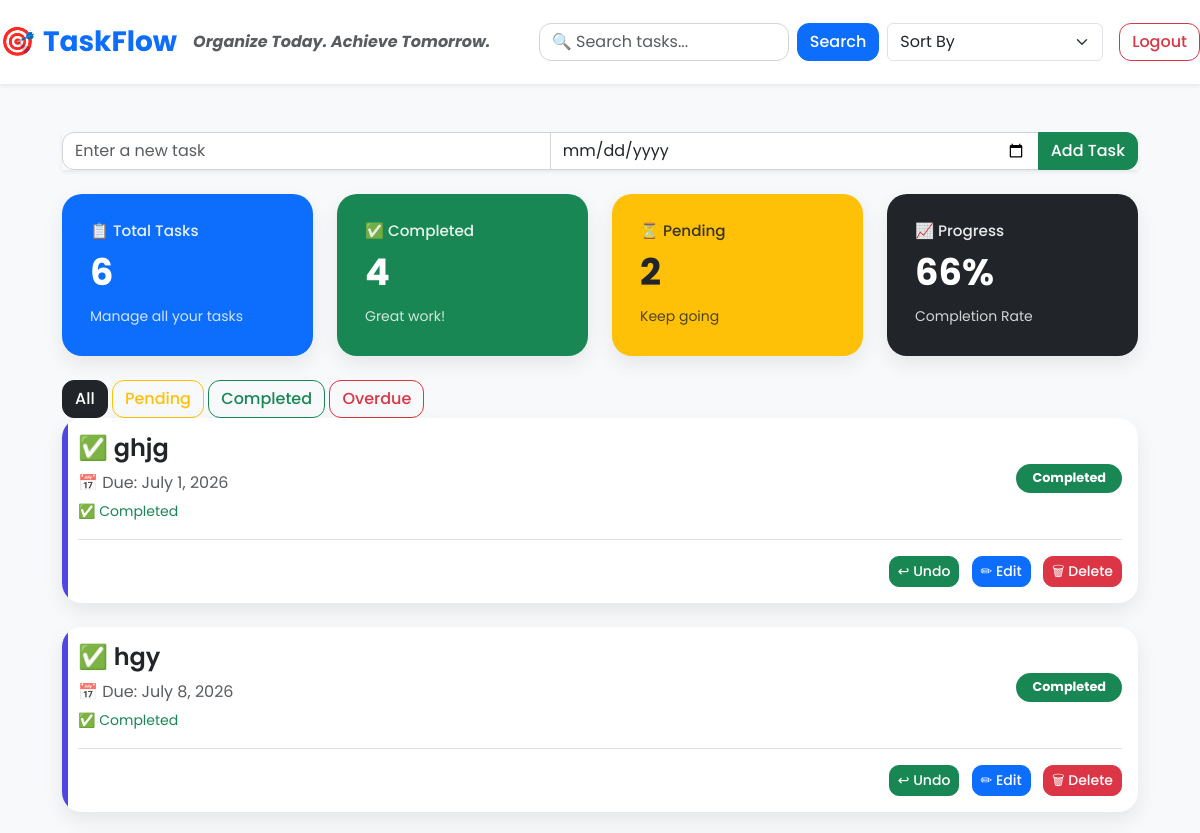
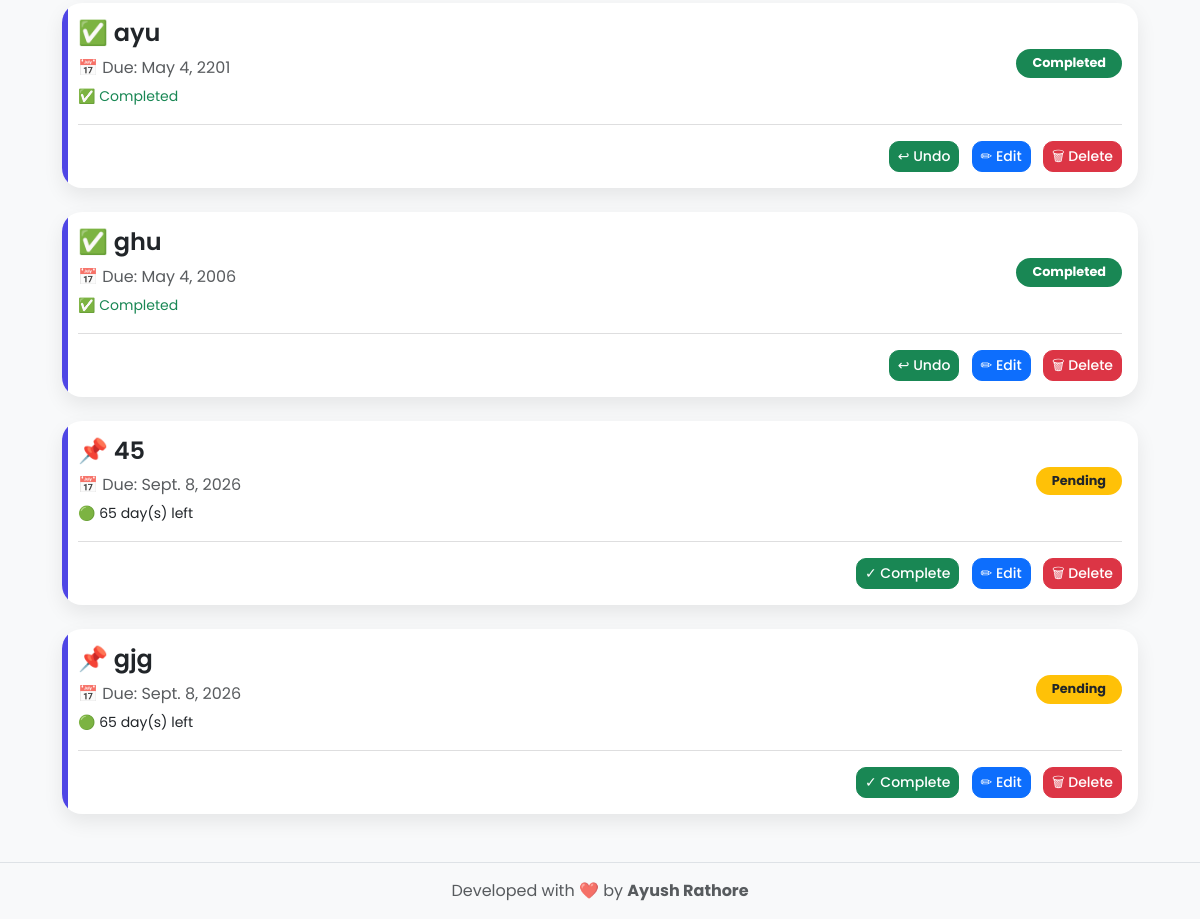
Screenshot of / (signed in) with the database file from the repository (2 pictures, top to bottom).
### tasks/models.py (models this page shows, shortened)
class Task(models.Model):
    user = models.ForeignKey(User , on_delete=models.SET_NULL , null = True , blank = True)
    title = models.CharField(max_length = 200)
    completed = models.BooleanField(default = False)
    due_date = models.DateField(null=True , blank=True)

### tasks/views.py (the view, shortened to what this page needs)
# urls.py: 2. Add a URL to urlpatterns:  path('', views.home, name='home')
@login_required(login_url='/login/')
def home(request):
    tasks = Task.objects.filter(user=request.user)
    search_query = request.GET.get('search', '')
    if search_query:
        tasks = tasks.filter(title__icontains=search_query)
    today = date.today()
    sort = request.GET.get("sort", "")
    if sort == "newest":
        tasks = tasks.order_by("-id")
    elif sort == "oldest":
        tasks = tasks.order_by("id")
    elif sort == "due":
        tasks = tasks.order_by("due_date")
    elif sort == "az":
        tasks = tasks.order_by("title")
    elif sort == "za":
        tasks = tasks.order_by("-title")
    filter_type = request.GET.get("filter", "")
    if filter_type == "completed":
      tasks = tasks.filter(completed=True)
    elif filter_type == "pending":
     tasks = tasks.filter(completed=False)
    elif filter_type == "overdue":
      tasks = tasks.filter(
        completed=False,
        due_date__lt=date.today()
     )
    for task in tasks:
     if task.due_date:
        difference = (task.due_date - today).days
        if difference > 0:
            task.status = f"🟢 {difference} day(s) left"
        elif difference == 0:
            task.status = "🟡 Due Today"
        else:
            task.status = f"🔴 Overdue by {abs(difference)} day(s)"
     else:
        task.status = ""
    total_tasks = tasks.count()
    completed_tasks = tasks.filter(completed=True).count()
    pending_tasks = tasks.filter(completed=False).count()
    if total_tasks > 0:
      completion_percentage = int((completed_tasks / total_tasks) * 100)
    else:
      completion_percentage = 0
    context = {
        'tasks': tasks,
        'total_tasks': total_tasks,
        'completed_tasks': completed_tasks,
        'pending_tasks': pending_tasks,
        'completion_percentage': completion_percentage,
    }
    return render(request, 'tasks/home.html', context)

### tasks/templates/tasks/home.html (shortened to what this page needs)
{% extends 'tasks/base.html' %}
{% block starts %}
    <form method="POST" class="mb-4">
    <div class="input-group shadow-sm">
        <input
            type="text"
            name="title"
            class="form-control"
            placeholder="Enter a new task">
        <input
            type="date"
            name="due_date"
            class="form-control">
        <button class="btn btn-success">
            Add Task
        </button>
    </div>
</form>
<div class="row g-4 mb-4">
    <div class="col-md-3">
        <div class="card dashboard-card bg-primary text-white">
            <div class="card-body">
                <h6>📋 Total Tasks</h6>
                <h2 class="fw-bold">{{ total_tasks }}</h2>
                <small>Manage all your tasks</small>
            </div>
        </div>
    </div>
    <div class="col-md-3">
        <div class="card dashboard-card bg-success text-white">
            <div class="card-body">
                <h6>✅ Completed</h6>
                <h2 class="fw-bold">{{ completed_tasks }}</h2>
                <small>Great work!</small>
            </div>
        </div>
    </div>
    <div class="col-md-3">
        <div class="card dashboard-card bg-warning text-dark">
            <div class="card-body">
                <h6>⏳ Pending</h6>
                <h2 class="fw-bold">{{ pending_tasks }}</h2>
                <small>Keep going</small>
            </div>
        </div>
    </div>
    <div class="col-md-3">
        <div class="card dashboard-card bg-dark text-white">
            <div class="card-body">
                <h6>📈 Progress</h6>
                <h2 class="fw-bold">{{ completion_percentage }}%</h2>
                <small>Completion Rate</small>
            </div>
        </div>
    </div>
</div>
<a href="?search={{ request.GET.search }}"
   class="btn {% if not request.GET.filter %}btn-dark{% else %}btn-secondary{% endif %}">
    All
</a>
<a href="?search={{ request.GET.search }}&filter=pending"
   class="btn {% if request.GET.filter == 'pending' %}btn-warning{% else %}btn-outline-warning{% endif %}">
    Pending
</a>
<a href="?search={{ request.GET.search }}&filter=completed"
   class="btn {% if request.GET.filter == 'completed' %}btn-success{% else %}btn-outline-success{% endif %}">
    Completed
</a>
<a href="?search={{ request.GET.search }}&filter=overdue"
   class="btn {% if request.GET.filter == 'overdue' %}btn-danger{% else %}btn-outline-danger{% endif %}">
    Overdue
</a>
    {% for task in tasks %}
<div class="card task-card mb-4">
    <div class="card-body">
        <div class="d-flex justify-content-between align-items-center">
            <div>
                <h4 class="mb-2">
                    {% if task.completed %}
                        ✅ {{ task.title }}
                    {% else %}
                        📌 {{ task.title }}
                    {% endif %}
                </h4>
                {% if task.due_date %}
                    <p class="text-muted mb-1">
                        📅 Due: {{ task.due_date }}
                    </p>
                    <small>
                        {% if task.completed %}
                            <span class="text-success">
                                ✅ Completed
                            </span>
                        {% else %}
                            {{ task.status }}
                        {% endif %}
                    </small>
                {% endif %}
            </div>
            <div>
                {% if task.completed %}
                    <span class="badge bg-success px-3 py-2">
                        Completed
                    </span>
                {% else %}
                    <span class="badge bg-warning text-dark px-3 py-2">
                        Pending
                    </span>
                {% endif %}
            </div>
        </div>
        <hr>
        <div class="text-end">
            <a href="{% url 'complete' task.id %}"
               class="btn btn-success btn-sm me-2">
                {% if task.completed %}
                    ↩ Undo
                {% else %}
                    ✓ Complete
                {% endif %}
            </a>
            <a href="{% url 'update' task.id %}"
               class="btn btn-primary btn-sm me-2">
                ✏ Edit
            </a>
            <a href="{% url 'delete' task.id %}"
               class="btn btn-danger btn-sm">
                🗑 Delete
            </a>
        </div>
    </div>
</div>
{% endfor %}
    {% endblock %}

### tasks/templates/tasks/base.html (shortened to what this page needs)
{% load static %}
<!DOCTYPE html>
<html>
<head>
    <link href="https://cdn.jsdelivr.net/npm/bootstrap@5.3.7/dist/css/bootstrap.min.css"
          rel="stylesheet">
    <link rel="stylesheet" href="{% static 'css/style.css' %}">
</head>
<body class="bg-light">
<nav class="navbar navbar-expand-lg bg-white shadow-sm py-3">
    <a class="navbar-brand fw-bold fs-3 d-flex align-items-center"
   href="{% url 'home' %}">
    <span class="me-2">🎯</span>
    <span class="text-primary">TaskFlow</span>
    <small class="text-muted fs-6 ms-3 fst-italic">
        Organize Today. Achieve Tomorrow.
    </small>
</a>
    {% if request.user.is_authenticated %}
    <div class="d-flex align-items-center ms-auto">
        <form method="GET"
              action="{% url 'home' %}"
              class="d-flex align-items-center me-3 gap-2">
            <input
                type="text"
                name="search"
                class="form-control"
                placeholder="🔍 Search tasks..."
                value="{{ request.GET.search }}">
            <button class="btn btn-primary">
                Search
            </button>
            <select name="sort"
                    class="form-select"
                    onchange="this.form.submit()">
                <option value="">Sort By</option>
            </select>
        </form>
        <a href="{% url 'logout_page' %}"
           class="btn btn-outline-danger">
            Logout
        </a>
    </div>
    {% else %}
    <a href="{% url 'login_page' %}"
       class="btn btn-primary ms-auto">
        Login
    </a>
    {% endif %}
</nav>
<div class="container mt-5">
    {% block starts %}
    {% endblock %}
</div>
<footer class="text-center py-3 mt-5 border-top text-muted">
    Developed with ❤️ by <strong>Ayush Rathore</strong>
</footer>
</body>
</html>

### tasks/static/css/style.css (style rules this page uses)
body { font-family: 'Poppins', sans-serif; background: #f4f7fc; color: #1f2937; }
.container { max-width: 1100px; }
.card { border: none; border-radius: 18px; box-shadow: 0 8px 20px rgba(0, 0, 0, 0.08); transition: all 0.3s ease; }
.btn { border-radius: 12px; font-weight: 500; transition: all 0.25s ease; }
.form-control { border-radius: 12px; border: 1px solid #d1d5db; }
.badge { padding: 8px 14px; border-radius: 20px; font-size: 0.8rem; }
.navbar { background: white !important; box-shadow: 0 8px 25px rgba(0,0,0,.08); }
.navbar-brand { color: #4f46e5 !important; font-weight: 700; }
.navbar .form-control { min-width: 250px; }
.dashboard-card { border:none; border-radius:20px; transition:all .3s ease; }
.dashboard-card .card-body { padding:28px; }
.dashboard-card h6 { font-size:.95rem; opacity:.9; }
.dashboard-card h2 { font-size:2.3rem; margin:10px 0; }
.dashboard-card small { opacity:.8; }
.task-card { border:none; border-radius:20px; transition:.35s; overflow:hidden; position:relative; }
.task-card::before { content:""; position:absolute; left:0; top:0; width:6px; height:100%; background:#4f46e5; }
.task-card h4 { font-weight:600; }
.task-card p { margin-bottom:4px; }
.task-card hr { opacity:.15; }
.task-card .btn { border-radius:10px; }

### rows the page displays
Task: title "ghjg", due_date "July 1, 2026", completed "✅ Completed"
Task: title "hgy", due_date "July 8, 2026", completed "✅ Completed"
Task: title "ayu", due_date "May 4, 2201", completed "✅ Completed"
Task: title "ghu", due_date "May 4, 2006", completed "✅ Completed"
Task: title "45", due_date "Sept. 8, 2026", status "🟢 65 day(s) left", completed "Pending"
Task: title "gjg", due_date "Sept. 8, 2026", status "🟢 65 day(s) left", completed "Pending"

### other values shown
{{ total_tasks }} "6"
{{ completed_tasks }} "4"
{{ pending_tasks }} "2"
{{ completion_percentage }} "66"
